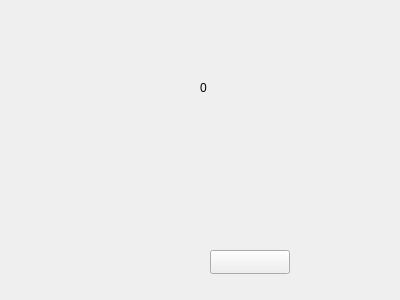
<?xml version="1.0" encoding="UTF-8"?>
<ui version="4.0">
 <class>Payment</class>
 <widget class="QWidget" name="Payment">
  <property name="geometry">
   <rect>
    <x>0</x>
    <y>0</y>
    <width>400</width>
    <height>300</height>
   </rect>
  </property>
  <property name="windowTitle">
   <string>Form</string>
  </property>
  <widget class="QLabel" name="count">
   <property name="geometry">
    <rect>
     <x>200</x>
     <y>80</y>
     <width>54</width>
     <height>16</height>
    </rect>
   </property>
   <property name="text">
    <string>0</string>
   </property>
  </widget>
  <widget class="QPushButton" name="payBtn">
   <property name="geometry">
    <rect>
     <x>210</x>
     <y>250</y>
     <width>80</width>
     <height>24</height>
    </rect>
   </property>
   <property name="text">
    <string/>
   </property>
   <property name="icon">
    <iconset resource="res.qrc">
     <normaloff>:/img/weChat.png</normaloff>:/img/weChat.png</iconset>
   </property>
  </widget>
 </widget>
 <resources>
  <include location="res.qrc"/>
 </resources>
 <connections/>
</ui>
